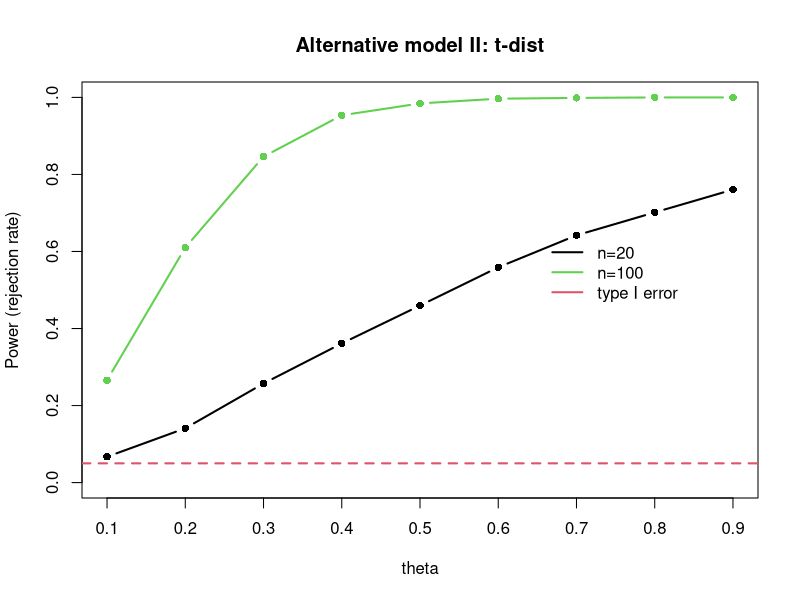

Generate this figure with R:
## ---- chunk 1
knitr::opts_chunk$set(echo = TRUE,comment = "")
## ---- chunk 2
JB <- function(sample){
  n = length(sample)
  skew_upp <- sum((sample-mean(sample))^3)/(n-1)
  skew <- skew_upp/(sd(sample))^3
  kurt_upp <- sum((sample-mean(sample))^4)/(n-1)
  kurt <- kurt_upp/(sd(sample))^4
  return(n/6*(skew^2+1/4*(kurt-3)^2))
} # JB depend on sample
experiment7 = function(n, theta){
  x = rt(n, df=1/theta)
  JB(x)
} #generate JB
n = 20 # small
M = 10000 #MC replication
reject.rate = rep(0,9)
testing.result = matrix(, nrow = 9, ncol = 2)
testing.result = as.data.frame(testing.result)
colnames(testing.result) <- c("non-reject","reject")
sd.MC <- rep(0,9)
the <- c(0.1,0.2,0.3,0.4,0.5,0.6,0.7,0.8,0.9)
set.seed(1)
for (i in 1:9){
  y = replicate(M, experiment7(n,theta=the[i]))
  testing.result[i,] <- c(table((y >qchisq(p = 0.95,df = 2))))
  reject.rate[i] = mean(y >qchisq(p = 0.95,df = 2)) 
  sd.MC[i] <- sqrt(reject.rate[i]*(1-reject.rate[i])/M)
}
theta_col <-  paste0("theta","=",seq(0.1, 0.9, length=9))
knitr::kable(cbind(theta_col,testing.result,reject.rate,sd.MC),
             col.names = c("","non-reject","reject","reject.rate","sd.MC"))
## ---- chunk 3
n = 100 # large
reject.rate1 = rep(0,9)
testing.result1 = matrix(, nrow = 9, ncol = 2)
testing.result1 = as.data.frame(testing.result1)
colnames(testing.result1) <- c("non-reject","reject")
sd.MC <- rep(0,9)
set.seed(6)
for (i in 1:9){
  y = replicate(M, experiment7(n,theta =the[i]))
  count = as.vector(table((y >qchisq(p = 0.95,df = 2))))
  testing.result1[i,] <- count
  reject.rate1[i] = mean(y >qchisq(0.95,2))
  sd.MC[i] <- sqrt(reject.rate1[i]*(1-reject.rate1[i])/M)
}
theta_col <-  paste0("theta","=",seq(0.1, 0.9, length=9))
knitr::kable(cbind(theta_col,testing.result1,reject.rate1,sd.MC),
             col.names = c("","non-reject","reject","reject.rate","sd.MC"))
## ---- chunk 4
par(mfcol=c(1,1))
plot(sort(the),reject.rate,type="b", pch=16, axes=F,
     lwd=2, ylim=c(0,1), 
     xlab="theta", ylab="Power (rejection rate)")
title("Alternative model II: t-dist", line = 1.5)
axis(1, labels = sort(the), at=sort(the))
axis(2)
box()
abline(h=0.05,lty=2,col=2, lwd=2)
lines(sort(the),reject.rate1,
      col=3,lwd=2, pch=16, type="b")
legend(0.65,0.65,legend=c("n=20","n=100","type I error"),
       lty=1, col=c(1,3,2), lwd=2, bty="n")
